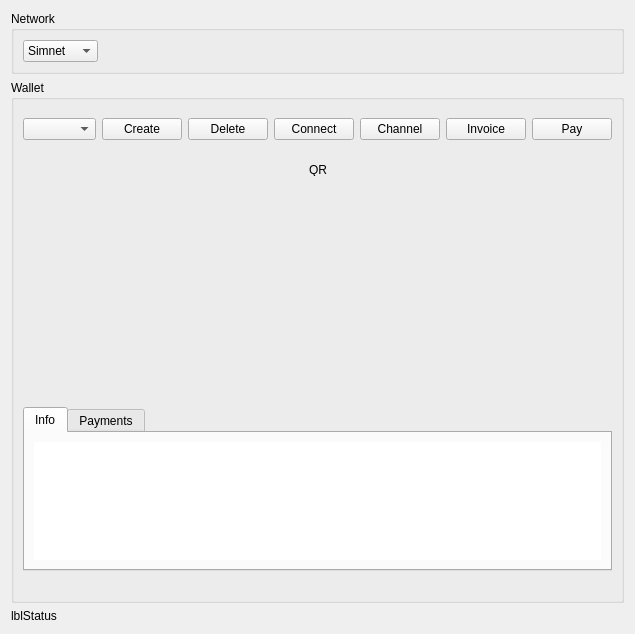
<?xml version="1.0" encoding="UTF-8"?>
<ui version="4.0">
 <class>Form</class>
 <widget class="QWidget" name="Form">
  <property name="geometry">
   <rect>
    <x>0</x>
    <y>0</y>
    <width>635</width>
    <height>634</height>
   </rect>
  </property>
  <property name="windowTitle">
   <string>LND Wallet</string>
  </property>
  <layout class="QVBoxLayout" name="verticalLayout_2">
   <item>
    <widget class="QGroupBox" name="groupBox_3">
     <property name="title">
      <string>Network</string>
     </property>
     <layout class="QHBoxLayout" name="horizontalLayout_4">
      <property name="leftMargin">
       <number>0</number>
      </property>
      <property name="topMargin">
       <number>0</number>
      </property>
      <property name="rightMargin">
       <number>0</number>
      </property>
      <property name="bottomMargin">
       <number>0</number>
      </property>
      <item>
       <widget class="QWidget" name="widget" native="true">
        <layout class="QHBoxLayout" name="horizontalLayout_3">
         <property name="rightMargin">
          <number>0</number>
         </property>
         <item>
          <widget class="QComboBox" name="cboNetwork">
           <item>
            <property name="text">
             <string>Simnet</string>
            </property>
           </item>
           <item>
            <property name="text">
             <string>Testnet</string>
            </property>
           </item>
           <item>
            <property name="text">
             <string>Mainnet</string>
            </property>
           </item>
          </widget>
         </item>
         <item>
          <widget class="QLabel" name="lblNetworkStatus">
           <property name="sizePolicy">
            <sizepolicy hsizetype="Expanding" vsizetype="Preferred">
             <horstretch>0</horstretch>
             <verstretch>0</verstretch>
            </sizepolicy>
           </property>
           <property name="text">
            <string/>
           </property>
          </widget>
         </item>
        </layout>
       </widget>
      </item>
     </layout>
    </widget>
   </item>
   <item>
    <widget class="QGroupBox" name="grpWallets">
     <property name="sizePolicy">
      <sizepolicy hsizetype="Preferred" vsizetype="Expanding">
       <horstretch>0</horstretch>
       <verstretch>0</verstretch>
      </sizepolicy>
     </property>
     <property name="title">
      <string>Wallet</string>
     </property>
     <layout class="QVBoxLayout" name="verticalLayout_5">
      <item>
       <widget class="QWidget" name="widgetActions" native="true">
        <layout class="QHBoxLayout" name="horizontalLayout">
         <property name="leftMargin">
          <number>0</number>
         </property>
         <property name="rightMargin">
          <number>0</number>
         </property>
         <item>
          <widget class="QComboBox" name="cboWallets"/>
         </item>
         <item>
          <widget class="QPushButton" name="pbShowCreate">
           <property name="sizePolicy">
            <sizepolicy hsizetype="Minimum" vsizetype="Minimum">
             <horstretch>0</horstretch>
             <verstretch>0</verstretch>
            </sizepolicy>
           </property>
           <property name="text">
            <string>Create</string>
           </property>
          </widget>
         </item>
         <item>
          <widget class="QPushButton" name="pbDeleteWallet">
           <property name="text">
            <string>Delete</string>
           </property>
          </widget>
         </item>
         <item>
          <widget class="QPushButton" name="pbShowConnect">
           <property name="text">
            <string>Connect</string>
           </property>
          </widget>
         </item>
         <item>
          <widget class="QPushButton" name="pbShowChannel">
           <property name="text">
            <string>Channel</string>
           </property>
          </widget>
         </item>
         <item>
          <widget class="QPushButton" name="pbShowInvoice">
           <property name="text">
            <string>Invoice</string>
           </property>
          </widget>
         </item>
         <item>
          <widget class="QPushButton" name="pbShowPay">
           <property name="text">
            <string>Pay</string>
           </property>
          </widget>
         </item>
        </layout>
       </widget>
      </item>
      <item>
       <widget class="QWidget" name="widgetQr" native="true">
        <property name="minimumSize">
         <size>
          <width>0</width>
          <height>30</height>
         </size>
        </property>
        <layout class="QHBoxLayout" name="horizontalLayout_2">
         <item>
          <spacer name="horizontalSpacer">
           <property name="orientation">
            <enum>Qt::Horizontal</enum>
           </property>
           <property name="sizeHint" stdset="0">
            <size>
             <width>272</width>
             <height>9</height>
            </size>
           </property>
          </spacer>
         </item>
         <item>
          <widget class="QLabel" name="lblQr">
           <property name="maximumSize">
            <size>
             <width>200</width>
             <height>200</height>
            </size>
           </property>
           <property name="text">
            <string>QR</string>
           </property>
           <property name="scaledContents">
            <bool>true</bool>
           </property>
          </widget>
         </item>
         <item>
          <spacer name="horizontalSpacer_2">
           <property name="orientation">
            <enum>Qt::Horizontal</enum>
           </property>
           <property name="sizeHint" stdset="0">
            <size>
             <width>272</width>
             <height>9</height>
            </size>
           </property>
          </spacer>
         </item>
        </layout>
       </widget>
      </item>
      <item>
       <widget class="Unlock" name="widgetUnlock" native="true">
        <property name="sizePolicy">
         <sizepolicy hsizetype="Preferred" vsizetype="Fixed">
          <horstretch>0</horstretch>
          <verstretch>0</verstretch>
         </sizepolicy>
        </property>
        <property name="minimumSize">
         <size>
          <width>0</width>
          <height>30</height>
         </size>
        </property>
       </widget>
      </item>
      <item>
       <widget class="Create" name="widgetCreate" native="true">
        <property name="sizePolicy">
         <sizepolicy hsizetype="Preferred" vsizetype="Fixed">
          <horstretch>0</horstretch>
          <verstretch>0</verstretch>
         </sizepolicy>
        </property>
        <property name="minimumSize">
         <size>
          <width>0</width>
          <height>30</height>
         </size>
        </property>
       </widget>
      </item>
      <item>
       <widget class="Connect" name="widgetConnect" native="true">
        <property name="sizePolicy">
         <sizepolicy hsizetype="Preferred" vsizetype="Fixed">
          <horstretch>0</horstretch>
          <verstretch>0</verstretch>
         </sizepolicy>
        </property>
        <property name="minimumSize">
         <size>
          <width>0</width>
          <height>30</height>
         </size>
        </property>
       </widget>
      </item>
      <item>
       <widget class="Channel" name="widgetChannel" native="true">
        <property name="sizePolicy">
         <sizepolicy hsizetype="Preferred" vsizetype="Fixed">
          <horstretch>0</horstretch>
          <verstretch>0</verstretch>
         </sizepolicy>
        </property>
        <property name="minimumSize">
         <size>
          <width>0</width>
          <height>30</height>
         </size>
        </property>
       </widget>
      </item>
      <item>
       <widget class="Invoice" name="widgetInvoice" native="true">
        <property name="sizePolicy">
         <sizepolicy hsizetype="Preferred" vsizetype="Fixed">
          <horstretch>0</horstretch>
          <verstretch>0</verstretch>
         </sizepolicy>
        </property>
        <property name="minimumSize">
         <size>
          <width>0</width>
          <height>30</height>
         </size>
        </property>
       </widget>
      </item>
      <item>
       <widget class="Pay" name="widgetPay" native="true">
        <property name="sizePolicy">
         <sizepolicy hsizetype="Preferred" vsizetype="Fixed">
          <horstretch>0</horstretch>
          <verstretch>0</verstretch>
         </sizepolicy>
        </property>
        <property name="minimumSize">
         <size>
          <width>0</width>
          <height>30</height>
         </size>
        </property>
       </widget>
      </item>
      <item>
       <widget class="QTabWidget" name="tabWidget">
        <property name="sizePolicy">
         <sizepolicy hsizetype="Expanding" vsizetype="Expanding">
          <horstretch>0</horstretch>
          <verstretch>0</verstretch>
         </sizepolicy>
        </property>
        <property name="currentIndex">
         <number>0</number>
        </property>
        <widget class="QWidget" name="tab">
         <attribute name="title">
          <string>Info</string>
         </attribute>
         <layout class="QVBoxLayout" name="verticalLayout_4">
          <item>
           <widget class="QTextBrowser" name="lblInfo">
            <property name="frameShape">
             <enum>QFrame::NoFrame</enum>
            </property>
           </widget>
          </item>
         </layout>
        </widget>
        <widget class="QWidget" name="tab_4">
         <attribute name="title">
          <string>Payments</string>
         </attribute>
         <layout class="QGridLayout" name="gridLayout">
          <item row="0" column="0">
           <widget class="QTextBrowser" name="lblPayments"/>
          </item>
         </layout>
        </widget>
       </widget>
      </item>
      <item>
       <widget class="QLabel" name="lblSpace">
        <property name="sizePolicy">
         <sizepolicy hsizetype="Preferred" vsizetype="Expanding">
          <horstretch>0</horstretch>
          <verstretch>0</verstretch>
         </sizepolicy>
        </property>
        <property name="text">
         <string/>
        </property>
       </widget>
      </item>
     </layout>
    </widget>
   </item>
   <item>
    <widget class="QLabel" name="lblStatus">
     <property name="text">
      <string>lblStatus</string>
     </property>
    </widget>
   </item>
  </layout>
 </widget>
 <customwidgets>
  <customwidget>
   <class>Create</class>
   <extends>QWidget</extends>
   <header>ui</header>
   <container>1</container>
  </customwidget>
  <customwidget>
   <class>Unlock</class>
   <extends>QWidget</extends>
   <header>ui</header>
   <container>1</container>
  </customwidget>
  <customwidget>
   <class>Connect</class>
   <extends>QWidget</extends>
   <header>ui</header>
   <container>1</container>
  </customwidget>
  <customwidget>
   <class>Channel</class>
   <extends>QWidget</extends>
   <header>ui</header>
   <container>1</container>
  </customwidget>
  <customwidget>
   <class>Invoice</class>
   <extends>QWidget</extends>
   <header>ui</header>
   <container>1</container>
  </customwidget>
  <customwidget>
   <class>Pay</class>
   <extends>QWidget</extends>
   <header>ui</header>
   <container>1</container>
  </customwidget>
 </customwidgets>
 <resources/>
 <connections/>
</ui>
